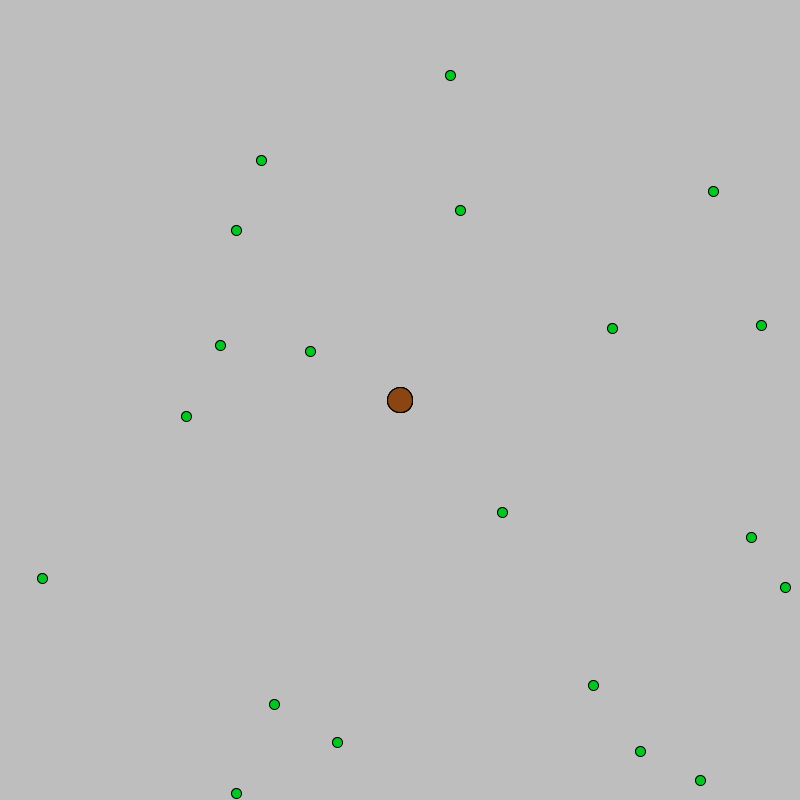
Frame 1 (no input)
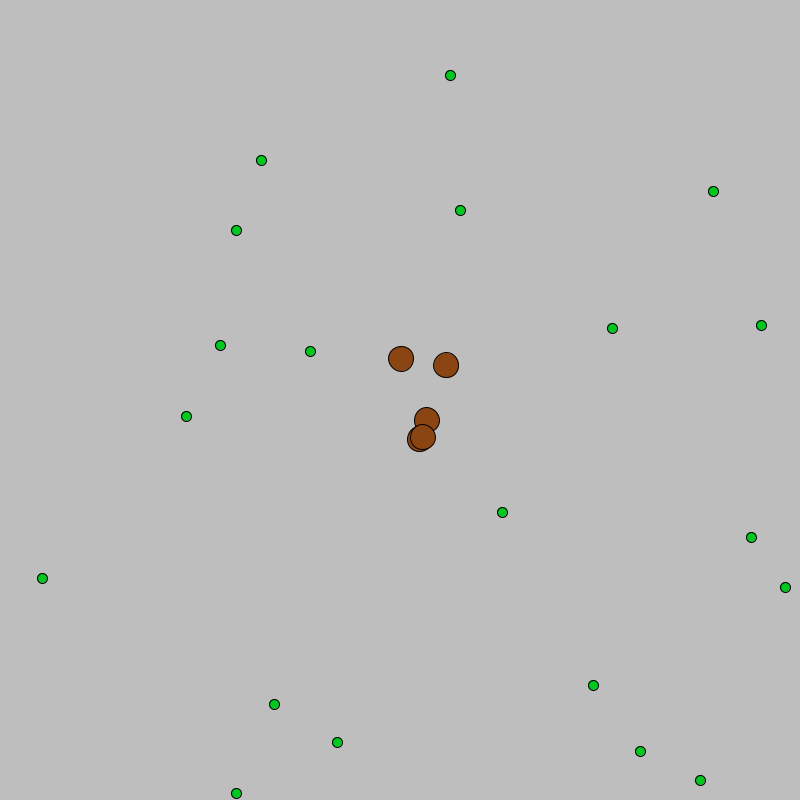
Frame 60 (the mouse pressed at the canvas centre just before this capture)
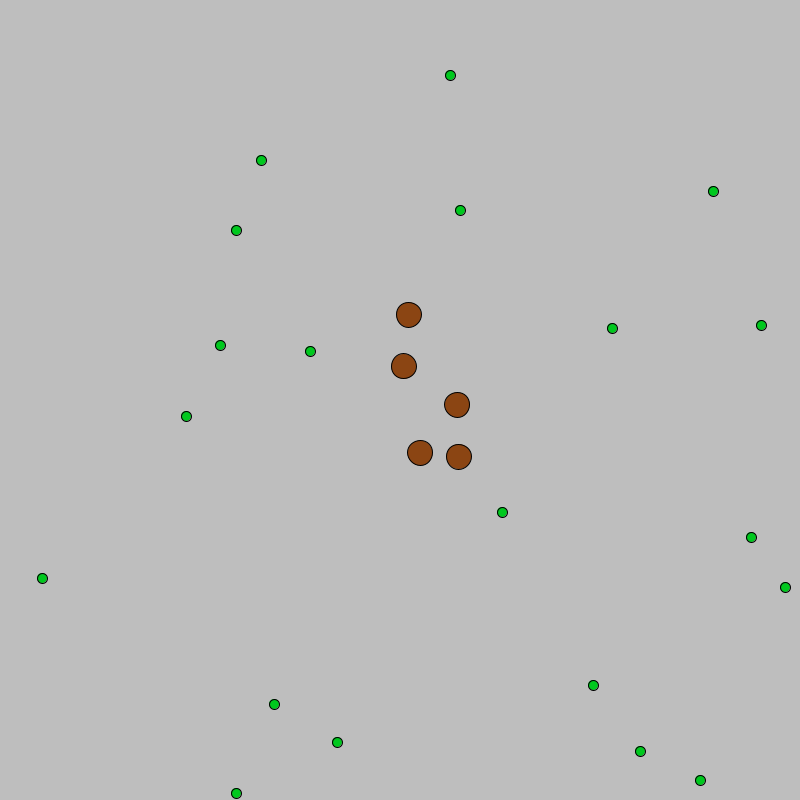
Frame 120 (the mouse held since frame 60 and released just before this capture)

The Processing sketch that drew these frames (run headless with seeded random() and noise(); from frame 60 on, the mouse is pressed at the canvas centre):

// Processing sketch: Ecosystem
// ── Ecosystem.pde
Creature[] creatures = new Creature[5];
Food[] food = new Food[20];
World world;

public void setup () {
  size(800,800);
  spawnCreatures();
  world = new World();
  spawnFood();
}

public void draw () {
  background(190);
  world.show();
  for(int i = 0; i < creatures.length; i++) {
  creatures[i].show();
  creatures[i].move();
  for(int k = 0; k < food.length; k++) {
    creatures[i].collides(food[k]);
  }
  }
  for(int j = 0; j < food.length;j++) {
   if(food[j].active == true){
   food[j].show(); //<>//
   }
   
  }
}

public void spawnCreatures() {
for (int i = 0; i < creatures.length; i++) {
  creatures[i] = new Creature(width/2,height/2);
  
}
}

public void spawnFood() {
 for (int j = 0; j < food.length; j++) {
   food[j] = new Food((int)(Math.random()*world.size.x), (int)(Math.random()*world.size.y)); //<>//
 }
}

// ── Creature.pde
public class Creature {
  public PVector pos, vel;
  public int speed = 5;
  public float hp = 100.0;
  public final int SIZE = 25;
  public final color COLOR = color(139,69,19);
  public boolean active = true;
  
  public Creature(int x, int y) {
    pos = new PVector(x,y);
  }
  
  public void show() {
    fill(COLOR);
    circle(pos.x,pos.y,SIZE);
  }
  
  public void move() {
    vel = PVector.random2D().mult(speed);
    
    pos.add(vel);
  }
  
  public void collides(Food f) {
    double dist = PVector.sub(this.pos,f.pos).mag(); //<>//
    if (dist <= this.SIZE / 2 + f.SIZE / 2 && f.active == true) {
      hp++;
      f.active = false;
      System.out.println("Hp: "+hp);
      
    }
  }
  
  public void eat(Food f) {
    
  }
  
  public void attack(Creature c) {
    
  }
}

// ── Food.pde
public class Food {
  public PVector pos;
  public final int SIZE = 10;
  public final color COLOR = color(0,200,30);
  public int health = (int)random(1,5);
  public boolean active = true;
  
  public Food(int x, int y) {
    pos = new PVector(x,y);
  }
  
  public void show() {
    fill(COLOR);
    circle(pos.x,pos.y,SIZE);
  }
  
  public void collides(Creature c) {
   if (this.pos.x == c.pos.x + c.SIZE/2 && this.pos.y == c.pos.y + c.SIZE/2){
   
   active = false;}
   if (c.hp <= 0){
    c.active = false;
    
   }
   
  }
}

// ── World.pde
public class World {
   public PVector size; 


public World() {
 size = new PVector(width,height);
 
}

public void show() {
 fill(40,240,40);
 square(size.x,size.y,width*height/2);
}
}
